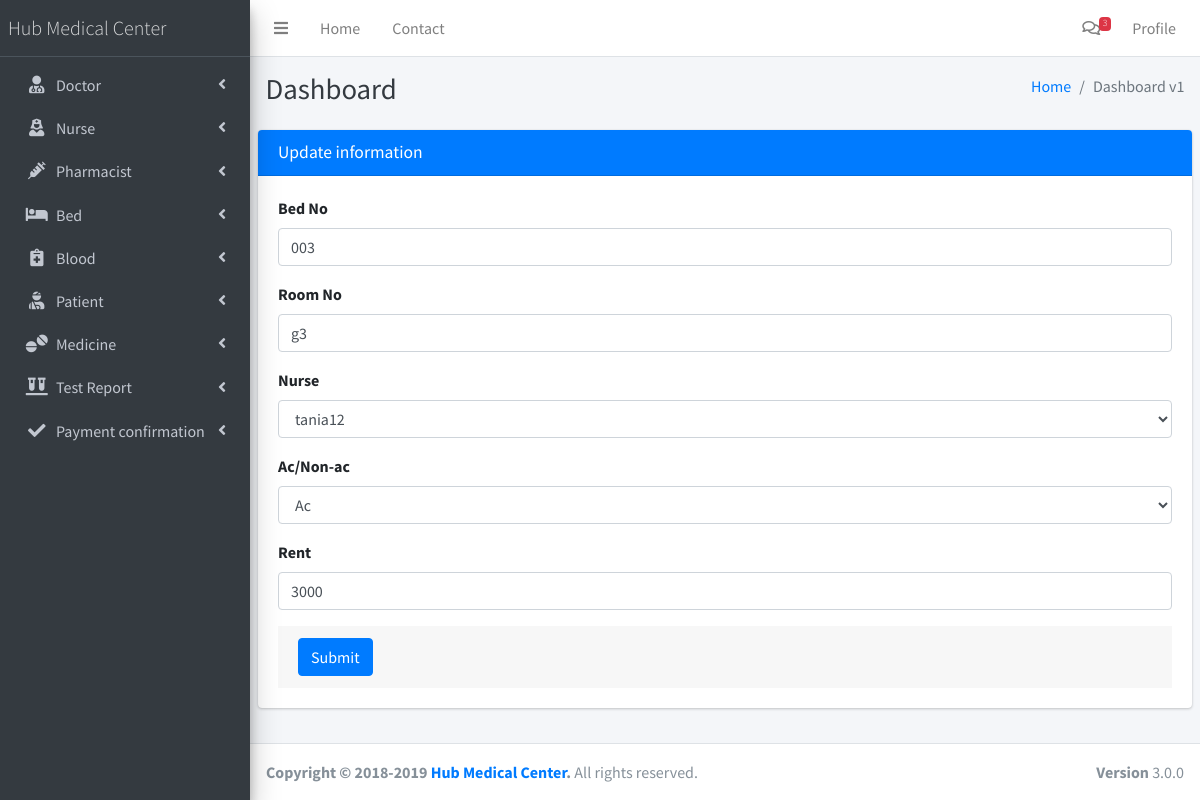
Screenshot of /admin/editbed.php?id=2 (signed in) with the database file from the repository.
### tables this page shows
CREATE TABLE `bed` (
  `id` int(11) NOT NULL,
  `bed_no` varchar(40) NOT NULL,
  `room_no` varchar(40) NOT NULL,
  `nurse_id` int(11) NOT NULL,
  `ac` varchar(40) NOT NULL,
  `rent` varchar(40) NOT NULL
);

CREATE TABLE `nurse` (
  `id` int(11) NOT NULL,
  `name` varchar(40) NOT NULL,
  `contact` varchar(40) NOT NULL,
  `status` int(11) NOT NULL,
  `image` varchar(255) NOT NULL,
  `username` varchar(40) NOT NULL,
  `password` varchar(255) NOT NULL
);

### admin/editbed.php (the view, shortened to what this page needs)
<?php
 include_once("../db/query.php");
?>
 <?php
 include_once("layout/header.php");
 include_once("layout/sidebar.php");
 $id=$_GET["id"];
 $sql="select * from bed where id=".$id;
 $beds=mysqli_query($con,$sql);
  while($res = mysqli_fetch_array($beds)){
  $bed=$res["bed_no"];
  $room=$res["room_no"];
  $ac=$res["ac"];
  $rent=$res["rent"];
}
 ?>
  <div class="content-wrapper">
    <div class="content-header">
      <div class="container-fluid">
        <div class="row mb-2">
          <div class="col-sm-6">
            <h1 class="m-0 text-dark">Dashboard</h1>
          </div>
          <div class="col-sm-6">
            <ol class="breadcrumb float-sm-right">
              <li class="breadcrumb-item"><a href="#">Home</a></li>
              <li class="breadcrumb-item active">Dashboard v1</li>
            </ol>
          </div>
        </div>
      </div>
    </div>
    <section class="content">
    <div class="card card-primary">
              <div class="card-header">
                <h3 class="card-title">Update information</h3>
              </div>
              <form role="form" method="POST" action="editbed.php">
                <div class="card-body">
                  <div class="form-group">
                    <label for="exampleInputname">Bed No</label>
                    <input type="text" name="bed" class="form-control" id="exampleInputname" value="<?=$bed?>" placeholder="Enter Name">
                  </div>
                  <div class="form-group">
                    <label for="exampleInputusrname">Room No</label>
                    <input name="room" type="text" class="form-control" id="exampleInputusrname" value="<?=$room?>" placeholder="Enter username">
                  </div>
                  <div class="form-group">
                    <label for="exampleInputdetname">Nurse</label>
                    <select name="nurse" id="exampleInputdetname" class="form-control">
                  </select>
                </div>
                <div class="form-group">
                    <label for="exampleInputdesign">Ac/Non-ac</label>
                    <select class="form-control" name="ac" id="exampleInputdesign">
                        <option
                          <?php
                            if($ac=='Ac'){
                            echo "selected='true'";
                          }
                          ?>
                         value="Ac">Ac</option>
                    </select>
                </div>
                  <div class="form-group">
                    <label for="exampleInputfees">Rent</label>
                    <input type="text" name="rent" class="form-control" id="exampleInputfees" value="<?=$rent?>" placeholder="Rent">
                  </div>
                <div class="card-footer">
                  <button type="submit" class="btn btn-primary" name="btn_sub">Submit</button>
                </div>
              </form>
            </div>
    </section>
  </div>
 <?php
 include_once('layout/footer.php');
 ?>

### rows the page displays
bed: bed "003", room "g3", nurse "tania12", ac "Ac", rent "3000"
